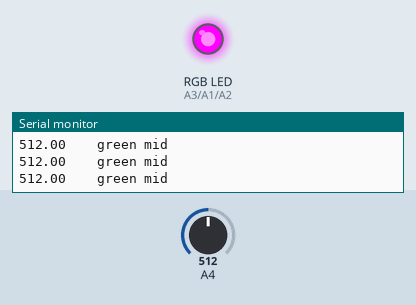
The sketch below on a simulated Arduino Uno, built with avr-gcc and run on an emulated ATmega328P. Shown: an RGB LED mixed from three pins (HIGH = lit), the last lines printed to the serial monitor. The inputs (shaded band) are chosen by the test bench; at power-on: A4 = 512.

Above: at 1.2 s.
1.3 s: A4 set to 564
2.8 s: A4 set to 583
At 3.3 s:
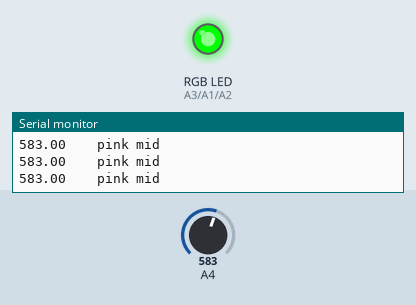
4.3 s: A4 set to 640
5.8 s: A4 set to 656
At 6.6 s:
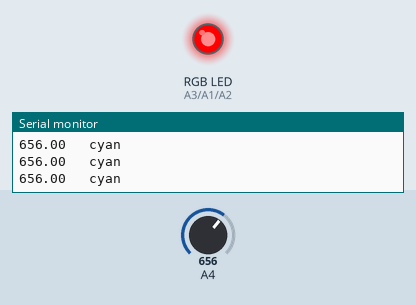
7.3 s: A4 set to 695
10.3 s: A4 set to 726
At 11.6 s:
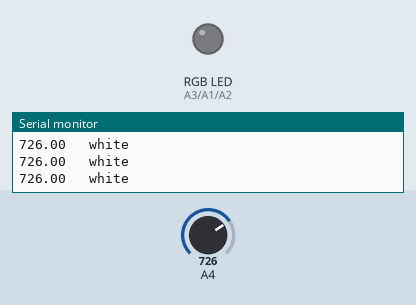
Timing chart, 0 to 12.8 s (numbered marks = the images above; inputs shaded):
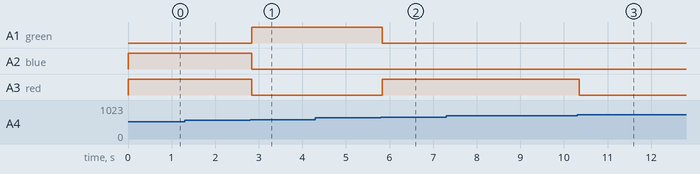

The sketch:

audio_visualizer_1RGB_.ino
```cpp
int red = A3; //defining rgb pins
int blue =A2;
int green = A1;

float hut; //defining variable which stores current voltage value
void setup() {
  Serial.begin(9600);
  pinMode(4, INPUT);
  pinMode(red, OUTPUT);
  pinMode(blue, OUTPUT);
  pinMode(green, OUTPUT);


}

void loop() {
  hut = analogRead(4); //initializing current value of voltage


  if(hut < 130) //series of conditional statements for a range of voltage values corresponding to the frequencies of the audio playing
  {
    analogWrite(blue, 255); // assigning custom color to the rgb led with respect to the voltage range
    analogWrite(green, 255);
    Serial.print(hut); Serial.println("    red"); // printing voltage and color on the serial monitor(optional)
  }
  if(hut < 250 && hut >= 130)
  {
    analogWrite(green, 255);
    analogWrite(blue, 0);
    analogWrite(red, 0);
    Serial.print(hut); Serial.println("  pink");
  }
  if(hut < 400 && hut >= 250)
  {
    analogWrite(green, 255);
    analogWrite(red, 255);
    analogWrite(blue, 0);
    Serial.print(hut); Serial.println("   blue");
  }
  if(hut < 575 && hut >= 400)
  {
    analogWrite(red, 255);
    analogWrite(blue, 255);
    analogWrite(green, 0);
     Serial.print(hut); Serial.println("    green mid");

  }
  if(hut < 650 && hut >= 575)
  {
     analogWrite(red, 0);
    analogWrite(blue, 0);
    analogWrite(green, 255);
     Serial.print(hut); Serial.println("    pink mid");
  }
  if(hut < 710 && hut >= 650)
  {
    analogWrite(red, 255);
    analogWrite(green, 0);
    analogWrite(blue, 0);
    Serial.print(hut); Serial.println("   cyan");
  }
  if(hut < 780 && hut >= 710)
  {
    analogWrite(green, 0);
    analogWrite(red, 0);
    analogWrite(blue, 0);
     Serial.print(hut); Serial.println("   white");
  }
  if(hut < 840 && hut >= 780)
  {
    analogWrite(blue, 255);
    analogWrite(green, 0);
    analogWrite(red, 0);
    Serial.print(hut); Serial.println("   yellow");
  }
  if(hut >= 840)
  {

    analogWrite(blue, 255);
    analogWrite(red, 255);
    analogWrite(green, 0);
    Serial.print(hut); Serial.println("    green");
  }

  delay(50); //delay of 50 milliseconds in between mapping voltage values

}
```

Measured:
- the behaviour switches between 574 and 575 on A4 (found by bisection; images 0 and 1)
- the behaviour switches between 649 and 650 on A4 (found by bisection; images 1 and 2)
- the behaviour switches between 709 and 710 on A4 (found by bisection; images 2 and 3)
- after the input at 2.8 s, A1 (green): LOW → HIGH at once; A2 (blue), A3 (red): HIGH → LOW at once
- after the input at 5.8 s, A1 (green): HIGH → LOW at once; A3 (red): LOW → HIGH at once
- after the input at 10.3 s, A3 (red): HIGH → LOW after 0.05 s
